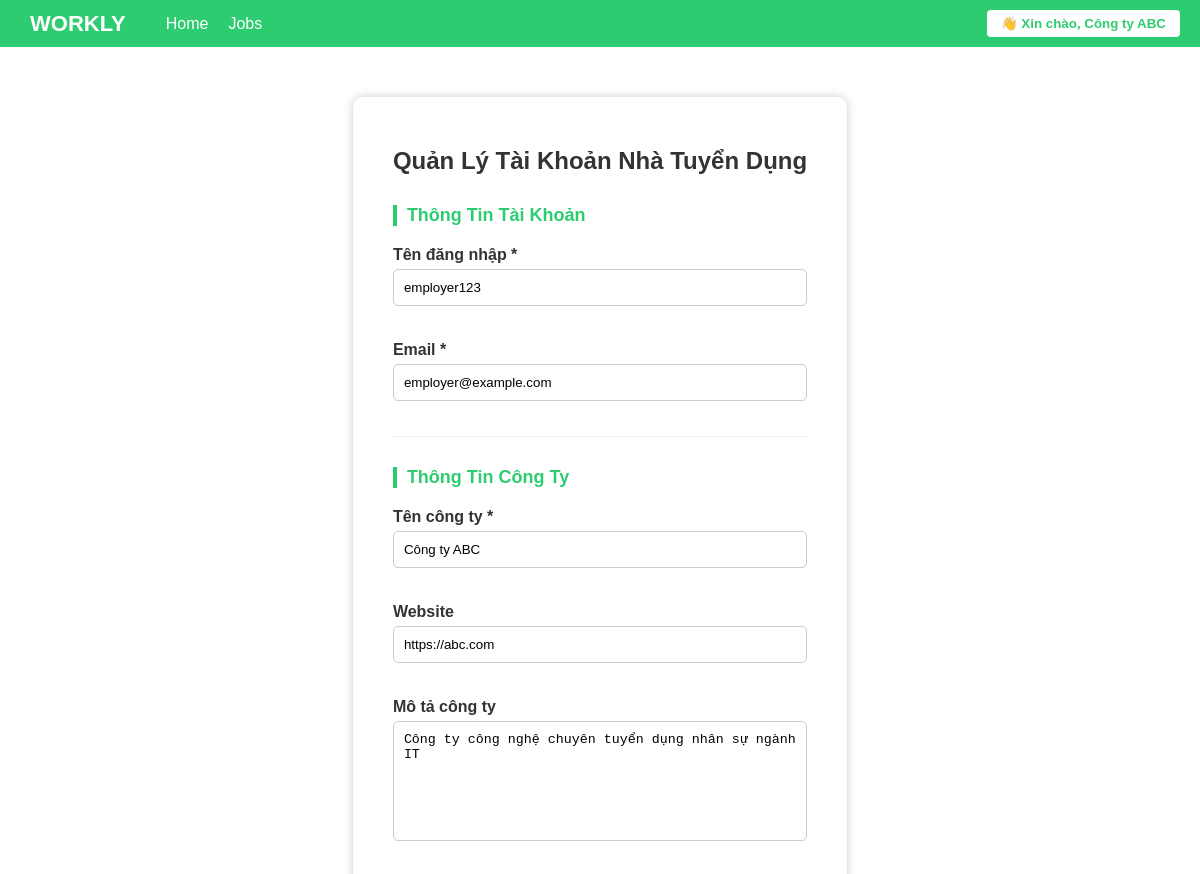
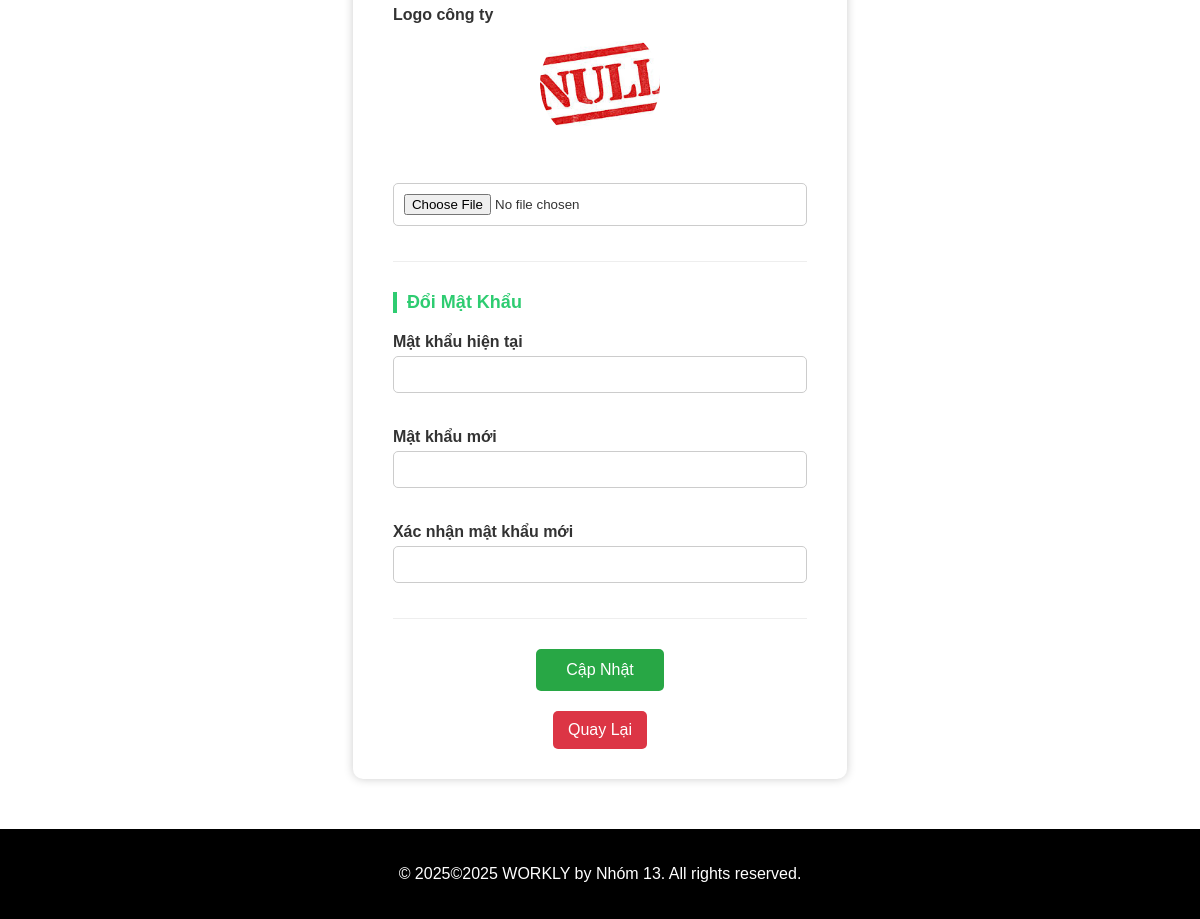
The page /employer/manage_account.php (signed in) on the database its author committed (2 pictures, top to bottom).
### tables this page shows
CREATE TABLE IF NOT EXISTS `employers` (
  `id` int(11) NOT NULL AUTO_INCREMENT,
  `user_id` int(11) NOT NULL,
  `company_name` varchar(255) NOT NULL,
  `website` varchar(255) DEFAULT NULL,
  `description` text DEFAULT NULL,
  `company_logo` varchar(255) NOT NULL DEFAULT 'assets/images/default-null.png',
  PRIMARY KEY (`id`),
  KEY `user_id` (`user_id`)
);

CREATE TABLE IF NOT EXISTS `users` (
  `id` int(11) NOT NULL AUTO_INCREMENT,
  `username` varchar(50) NOT NULL,
  `password` varchar(255) NOT NULL,
  `email` varchar(100) NOT NULL,
  `role` enum('admin','candidate','employer') NOT NULL,
  `created_at` timestamp NOT NULL DEFAULT current_timestamp(),
  PRIMARY KEY (`id`),
  UNIQUE KEY `username` (`username`),
  UNIQUE KEY `email` (`email`)
);

### employer/manage_account.php (the view, shortened to what this page needs)
<?php
require_once '../includes/config.php';
function getEmployerId($user_id, $conn)
{
    $stmt = $conn->prepare("SELECT id FROM employers WHERE user_id = :user_id");
    $stmt->execute([':user_id' => $user_id]);
    $result = $stmt->fetch(PDO::FETCH_ASSOC);
    return $result ? $result['id'] : null;
}
$employer_id = getEmployerId($_SESSION['user_id'], $conn);
$stmt = $conn->prepare("SELECT username, email FROM users WHERE id = :user_id");
$stmt->execute([':user_id' => $_SESSION['user_id']]);
$user = $stmt->fetch(PDO::FETCH_ASSOC);
$stmt = $conn->prepare("SELECT company_name, website, description, company_logo FROM employers WHERE id = :employer_id");
$stmt->execute([':employer_id' => $employer_id]);
$employer = $stmt->fetch(PDO::FETCH_ASSOC);
$logo_path = $employer['company_logo'] ?: 'assets/images/default-null.png';
?>
<!DOCTYPE html>
<html lang="vi">
<head>
    <link rel="stylesheet" href="../assets/css/styles.css">
</head>
<body>
    <?php include '../includes/header.php'; ?>
    <div class="container--form">
        <h2>Quản Lý Tài Khoản Nhà Tuyển Dụng</h2>
        <form method="post" enctype="multipart/form-data">
            <div class="form-section">
                <h3>Thông Tin Tài Khoản</h3>
                <div class="form-group">
                    <label for="username">Tên đăng nhập *</label>
                    <input type="text" id="username" name="username" value="<?= htmlspecialchars($user['username']) ?>" required>
                </div>
                <div class="form-group" style="margin-bottom: 0;">
                    <label for="email">Email *</label>
                    <input type="email" id="email" name="email" value="<?= htmlspecialchars($user['email']) ?>" required>
                </div>
            </div>
            <div class="form-section">
                <h3>Thông Tin Công Ty</h3>
                <div class="form-group">
                    <label for="company_name">Tên công ty *</label>
                    <input type="text" id="company_name" name="company_name" value="<?= htmlspecialchars($employer['company_name']) ?>" required>
                </div>
                <div class="form-group">
                    <label for="website">Website</label>
                    <input type="text" id="website" name="website" value="<?= htmlspecialchars($employer['website'] ?? '') ?>">
                </div>
                <div class="form-group">
                    <label for="description">Mô tả công ty</label>
                    <textarea id="description" name="description"><?= htmlspecialchars($employer['description'] ?? '') ?></textarea>
                </div>
                <div class="form-group " style="margin-bottom: 0;">
                    <label for="company_logo">Logo công ty</label>
                    <div class="avatar-preview">
                        <img src="../<?= htmlspecialchars($logo_path) ?>" alt="Logo Công Ty" class="profile-avatar">
                    </div>
                    <input type="file" id="company_logo" name="company_logo" accept="image/*">
                </div>
            </div>
            <div class="form-section">
                <h3>Đổi Mật Khẩu</h3>
                <div class="form-group">
                    <label for="current_password">Mật khẩu hiện tại</label>
                    <input type="password" id="current_password" name="current_password">
                </div>
                <div class="form-group">
                    <label for="new_password">Mật khẩu mới</label>
                    <input type="password" id="new_password" name="new_password">
                </div>
                <div class="form-group" style="margin-bottom: 0;">
                    <label for="confirm_password">Xác nhận mật khẩu mới</label>
                    <input type="password" id="confirm_password" name="confirm_password">
                </div>
            </div>
            <div class="form-actions" style="display: flex; justify-content: center;">
                <button type="submit" class="update-btn">Cập Nhật</button>
            </div>
            <div style="display: flex; justify-content: center;">
                <a href="posted_jobs.php" class="apply-btn" style="background-color: #dc3545;">Quay Lại</a>
            </div>
        </form>
    </div>
    <?php include '../includes/footer.php'; ?>
</body>
</html>

### includes/header.php (shortened to what this page needs)
<?php
require_once __DIR__ . '/config.php';
$displayName = $_SESSION['username'] ?? 'Người dùng';
if (isset($_SESSION['user_id']) && isset($_SESSION['role'])) {
    if ($_SESSION['role'] === 'candidate') {
        $stmt = $conn->prepare("SELECT full_name FROM candidates WHERE user_id = :uid");
        $stmt->execute([':uid' => $_SESSION['user_id']]);
        $row = $stmt->fetch(PDO::FETCH_ASSOC);
        if ($row && $row['full_name']) {
            $displayName = $row['full_name'];
        }
    } elseif ($_SESSION['role'] === 'employer') {
        $stmt = $conn->prepare("SELECT company_name FROM employers WHERE user_id = :uid");
        $stmt->execute([':uid' => $_SESSION['user_id']]);
        $row = $stmt->fetch(PDO::FETCH_ASSOC);
        if ($row && $row['company_name']) {
            $displayName = $row['company_name'];
        }
    } elseif ($_SESSION['role'] === 'admin') {
        $displayName = 'Admin';
    }
}
?>
<div class="navbar">
    <div class="left-side">
        <a href="/index.php" class="logo">WORKLY</a>
        <a href="/index.php">Home</a>
        <a href="/jobs.php">Jobs</a>
    </div>
    <div class="right-side">
        <?php if (isset($_SESSION['user_id'])): ?>
            <div class="dropdown">
                <button class="dropdown-btn">
                    👋 Xin chào, <?= htmlspecialchars($displayName) ?>
                </button>
            </div>
        <?php endif; ?>
    </div>
</div>

### assets/css/styles.css (style rules this page uses)
body { font-family: Arial, sans-serif; margin: 0; padding: 0; color: #333; display: flex; flex-direction: column; min-height: 100vh; }
label { display: block; margin-top: 10px; font-weight: bold; }
input[type="text"], input[type="file"], input[type="password"], input[type="email"], select, textarea { width: 100%; padding: 10px; margin: 5px 0 15px; border: 1px solid #ccc; border-radius: 5px; box-sizing: border-box; transition: border-color 0.3s ease; }
textarea { resize: none; height: 120px; }
button, .update-btn, .apply-btn { padding: 10px 15px; background-color: #007bff; color: white; border: none; border-radius: 5px; cursor: pointer; transition: background 0.3s ease; }
.update-btn { background: #28a745; padding: 12px 30px; font-size: 16px; }
.apply-btn { background: #28a745; font-size: 16px; margin-top: 20px; text-decoration: none; display: inline-block; }
.container--form { max-width: 600px; margin: 50px auto; padding: 30px 40px; background: #fff; border-radius: 10px; box-shadow: 0 0 10px #ccc; }
.container--form h2 { text-align: center; color: #333; margin-bottom: 30px; }
.navbar { display: flex; justify-content: space-between; align-items: center; background-color: #2ecc71; padding: 10px 20px; }
.navbar .left-side, .navbar .right-side { display: flex; align-items: center; }
.navbar .logo { font-size: 22px; font-weight: bold; color: white; margin-right: 30px; text-transform: uppercase; text-decoration: none; }
.navbar a { color: white; text-decoration: none; margin: 0 10px; font-size: 16px; }
.dropdown { position: relative; display: inline-block; }
.dropdown-btn { background-color: white; color: #2ecc71; padding: 6px 14px; border: none; border-radius: 4px; cursor: pointer; font-weight: bold; }
.profile-avatar { width: 120px; height: 120px; border-radius: 50%; margin-bottom: 15px; object-fit: cover; }
.avatar-preview { text-align: center; margin-bottom: 15px; }
.form-section { margin-bottom: 30px; padding-bottom: 20px; border-bottom: 1px solid #eee; }
.form-section h3 { font-size: 18px; color: #2ecc71; margin-bottom: 20px; border-left: 4px solid #2ecc71; padding-left: 10px; }
.form-group { margin-bottom: 20px; }
.form-actions { text-align: center; margin-top: 30px; }

### rows shown on the page
employers: company_name "Công ty ABC", website "https://abc.com", description "Công ty công nghệ chuyên tuyển dụng nhân sự ngành IT", company_logo (placeholder picture)
users: username "employer123", email "employer@example.com"
